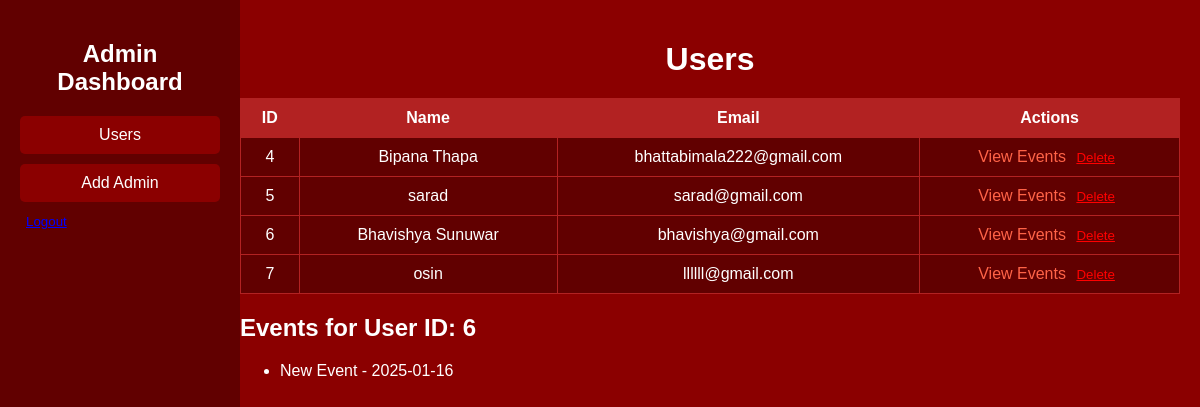
Screenshot of /admin.php?view_events=6 (signed in) with the database file from the repository.
### tables this page shows
CREATE TABLE `users` (
  `id` int(11) NOT NULL,
  `name` varchar(255) NOT NULL,
  `username` varchar(255) NOT NULL,
  `email` varchar(255) NOT NULL,
  `password` varchar(50) NOT NULL,
  `number` int(50) NOT NULL
);

CREATE TABLE `events` (
  `id` int(11) NOT NULL,
  `event_name` varchar(255) NOT NULL,
  `event_date` date NOT NULL,
  `user_id` int(11) NOT NULL
);

### admin.php (the view, shortened to what this page needs)
<?php
include 'connection.php';
$sql = "SELECT * FROM users ORDER BY id";
$users = $conn->query($sql);
if (isset($_GET['view_events'])) {
    $selected_user_id = $_GET['view_events'];
    $event_query = "SELECT * FROM events WHERE user_id = $selected_user_id ORDER BY event_date";
    $user_events = $conn->query($event_query);
}
?>
<!DOCTYPE html>
<html lang="en">
<head>
    <link rel="stylesheet" href="admin.css">
</head>
<body>
    <div class="sidebar">
        <h2>Admin Dashboard</h2>
        <ul>
            <li><a href="admin.php">Users</a></li>
            <li><a href="admin.php?action=add_admin">Add Admin</a></li>
            <form method="post" action="" style="display:inline;">
                <button type="submit" name="logout" style="background:none; border:none; color:blue; text-decoration:underline; cursor:pointer;">Logout</button>
            </form>
        </ul>
    </div>
    <div class="content">
        <?php if (isset($_GET['action']) && $_GET['action'] === 'add_admin') { ?>
            <div class="modal" id="addAdminModal">
        <div class="modal-content">
            <h1>Add Admin</h1>
            <form method="post" action="">
                <input type="text" name="admin_name" placeholder="Admin Name" required>
                <input type="text" name="admin_username" placeholder="Admin Username" required>
                <input type="email" name="admin_email" placeholder="Admin Email" required>
                <input type="password" name="admin_password" placeholder="Admin Password" required>
                <button type="submit" name="add_admin">Add Admin</button>
            </form>
        </div>
    </div>
        <?php } else { ?>
            <h1>Users</h1>
            <table>
                <thead>
                    <tr>
                        <th>ID</th>
                        <th>Name</th>
                        <th>Email</th>
                        <th>Actions</th>
                    </tr>
                </thead>
                <tbody>
                    <?php while ($user = $users->fetch_assoc()) { ?>
                        <tr>
                            <td><?php echo $user['id']; ?></td>
                            <td><?php echo htmlspecialchars($user['name']); ?></td>
                            <td><?php echo htmlspecialchars($user['email']); ?></td>
                            <td>
                                <a href="?view_events=<?php echo $user['id']; ?>">View Events</a>
                                <form method="post" action="" style="display:inline;">
                                    <button type="submit" name="delete_user" style="background:none; border:none; color:red; text-decoration:underline; cursor:pointer;">Delete</button>
                                </form>
                            </td>
                        </tr>
                    <?php } ?>
                </tbody>
            </table>
            <?php if (isset($user_events)) { ?>
                <h2>Events for User ID: <?php echo $selected_user_id; ?></h2>
                <ul>
                    <?php while ($event = $user_events->fetch_assoc()) { ?>
                        <li><?php echo htmlspecialchars($event['event_name']) . " - " . htmlspecialchars($event['event_date']); ?></li>
                    <?php } ?>
                </ul>
            <?php } ?>
        <?php } ?>
    </div>
</body>
</html>

### admin.css (style rules this page uses)
body { font-family: Arial, sans-serif; margin: 0; padding: 0; background-color: #8B0000; color: white; }
.sidebar { background-color: #610000; width: 200px; height: 100vh; position: fixed; top: 0; left: 0; padding: 20px; }
.sidebar h2 { color: white; text-align: center; margin-bottom: 20px; }
.sidebar ul { list-style: none; padding: 0; }
.sidebar ul li { margin: 10px 0; }
.sidebar ul li a { color: white; text-decoration: none; font-size: 16px; display: block; padding: 10px; background-color: #8B0000; border-radius: 5px; text-align: center; }
.content { margin-left: 220px; padding: 20px; }
h1 { text-align: center; margin-bottom: 20px; }
table { width: 100%; border-collapse: collapse; background-color: #610000; color: white; }
table th, table td { padding: 10px; text-align: center; border: 1px solid #B22222; }
table th { background-color: #B22222; }
a { color: #FF6347; text-decoration: none; }
form button { background-color: transparent; color: red; border: none; text-decoration: underline; cursor: pointer; }

### rows the page displays
users: id "4", name "Bipana Thapa", email "bhattabimala222@gmail.com"
users: id "5", name "sarad", email "sarad@gmail.com"
users: id "6", name "Bhavishya Sunuwar", email "bhavishya@gmail.com"
users: id "7", name "osin", email "llllll@gmail.com"
events: event_name "New Event", event_date "2025-01-16"

### other values shown
$selected_user_id "6"
